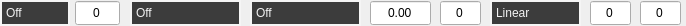
<?xml version="1.0" encoding="UTF-8"?>
<ui version="4.0">
 <class>modlineForm</class>
 <widget class="QWidget" name="modlineForm">
  <property name="geometry">
   <rect>
    <x>0</x>
    <y>0</y>
    <width>686</width>
    <height>26</height>
   </rect>
  </property>
  <property name="windowTitle">
   <string>Form</string>
  </property>
  <property name="styleSheet">
   <string notr="true">/*----------- QComboBox ------------*/
QComboBox
{
	font: 10pt &quot;Futura-Normal&quot;;
	border: 2px solid rgb(245, 245, 245);
	background: rgb(60, 60, 60);
	color: rgb(242, 242, 242);
	padding: 1px 3px 1px 4px;
 }

QComboBox QListView
{
	background-color: rgb(60, 60, 60);
	border: transparent;
	font: 10px &quot;Futura-Normal&quot;;
	color: rgb(242, 242, 242);
	padding-left: 3px;
	padding-right: 3px;
	min-width: 35px;
}

QComboBox::item:alternate
{
	background: rgb(90, 90, 90);
}

QComboBox::item:selected
{
	border: 1px solid transparent;
	background: rgb(0,174,239);
}

QComboBox::indicator
{
	background-color: transparent;
	selection-background-color: transparent;
	color: transparent;
	selection-color: white;
}

QComboBox::drop-down
{
	width: 1px;
	height: 1px;
	subcontrol-origin: margin;
	subcontrol-position: right center;
	border-left-width: 0px;
	border-right-width: 0px;
	border-top-width: 0px;
	border-bottom-width: 0px;
	padding: 1px 1px 1px 4px;
}

QComboBox::disabled
{
	font: 10pt &quot;Futura-Normal&quot;;
	border: 2px solid rgb(100, 100, 100);
	background: rgba(20, 20, 20, 100);
	color: rgb(100, 100, 100);
	padding: 1px 3px 1px 4px;
}

QComboBox::focus
{
	border: 2px solid rgb(0, 174, 239);
}
</string>
  </property>
  <widget class="QComboBox" name="destination">
   <property name="geometry">
    <rect>
     <x>0</x>
     <y>0</y>
     <width>70</width>
     <height>26</height>
    </rect>
   </property>
   <property name="toolTip">
    <string>Sets the type of MIDI message to output.</string>
   </property>
   <property name="styleSheet">
    <string notr="true">/*----------- QComboBox ------------*/
QComboBox
{

}

QComboBox::down-arrow
{
	border: none;
	background: none;
	image: url(:/ui/ui_images/combobox_menu_arrows.png);
	padding-right: 15px;
}

QComboBox::down-arrow:disabled
{
	image: none;
}

QComboBox QListView
{
	min-width: 110px;
}</string>
   </property>
   <item>
    <property name="text">
     <string>Off</string>
    </property>
   </item>
   <item>
    <property name="text">
     <string>Bend</string>
    </property>
   </item>
   <item>
    <property name="text">
     <string>CC</string>
    </property>
   </item>
   <item>
    <property name="text">
     <string>Channel Pressure</string>
    </property>
   </item>
   <item>
    <property name="text">
     <string>Poly Aftertouch</string>
    </property>
   </item>
  </widget>
  <widget class="SelectAllSpinBox" name="cc_number">
   <property name="geometry">
    <rect>
     <x>75</x>
     <y>0</y>
     <width>45</width>
     <height>26</height>
    </rect>
   </property>
   <property name="toolTip">
    <string>Selects the CC# to output. </string>
   </property>
   <property name="frame">
    <bool>true</bool>
   </property>
   <property name="alignment">
    <set>Qt::AlignCenter</set>
   </property>
   <property name="buttonSymbols">
    <enum>QAbstractSpinBox::NoButtons</enum>
   </property>
   <property name="maximum">
    <number>127</number>
   </property>
   <property name="value">
    <number>0</number>
   </property>
  </widget>
  <widget class="QComboBox" name="source_a">
   <property name="geometry">
    <rect>
     <x>130</x>
     <y>0</y>
     <width>111</width>
     <height>26</height>
    </rect>
   </property>
   <property name="toolTip">
    <string>Selects the Source for Voice A.</string>
   </property>
   <property name="styleSheet">
    <string notr="true">/*----------- QComboBox ------------*/
QComboBox
{

}

QComboBox::down-arrow
{
	border: none;
	background: none;
	image: url(:/ui/ui_images/combobox_menu_arrows.png);
	padding-right: 15px;
}

QComboBox QListView
{
	min-width: 135px;
}</string>
   </property>
   <item>
    <property name="text">
     <string>Off</string>
    </property>
   </item>
   <item>
    <property name="text">
     <string>Velocity</string>
    </property>
   </item>
   <item>
    <property name="text">
     <string>Velocity (Inverted)</string>
    </property>
   </item>
   <item>
    <property name="text">
     <string>Pressure</string>
    </property>
   </item>
   <item>
    <property name="text">
     <string>Pressure (Inverted)</string>
    </property>
   </item>
   <item>
    <property name="text">
     <string>Tilt</string>
    </property>
   </item>
   <item>
    <property name="text">
     <string>Tilt (Inverted)</string>
    </property>
   </item>
   <item>
    <property name="text">
     <string>KeyNum</string>
    </property>
   </item>
   <item>
    <property name="text">
     <string>KeyNum (Inverted)</string>
    </property>
   </item>
   <item>
    <property name="text">
     <string>Pedal</string>
    </property>
   </item>
   <item>
    <property name="text">
     <string>Pedal (Inverted)</string>
    </property>
   </item>
  </widget>
  <widget class="QComboBox" name="source_b">
   <property name="geometry">
    <rect>
     <x>250</x>
     <y>0</y>
     <width>111</width>
     <height>26</height>
    </rect>
   </property>
   <property name="toolTip">
    <string>Selcets the Source for Voice B.</string>
   </property>
   <property name="styleSheet">
    <string notr="true">/*----------- QComboBox ------------*/
QComboBox
{

}

QComboBox::down-arrow
{
	border: none;
	background: none;
	image: url(:/ui/ui_images/combobox_menu_arrows.png);
	padding-right: 15px;
}

QComboBox QListView
{
	min-width: 120px;
}</string>
   </property>
   <item>
    <property name="text">
     <string>Off</string>
    </property>
   </item>
   <item>
    <property name="text">
     <string>Velocity</string>
    </property>
   </item>
   <item>
    <property name="text">
     <string>Velocity (Inverted)</string>
    </property>
   </item>
   <item>
    <property name="text">
     <string>Pressure</string>
    </property>
   </item>
   <item>
    <property name="text">
     <string>Pressure (Inverted)</string>
    </property>
   </item>
   <item>
    <property name="text">
     <string>Tilt</string>
    </property>
   </item>
   <item>
    <property name="text">
     <string>Tilt (Inverted)</string>
    </property>
   </item>
   <item>
    <property name="text">
     <string>KeyNum</string>
    </property>
   </item>
   <item>
    <property name="text">
     <string>KeyNum (Inverted)</string>
    </property>
   </item>
   <item>
    <property name="text">
     <string>Pedal</string>
    </property>
   </item>
   <item>
    <property name="text">
     <string>Pedal (Inverted)</string>
    </property>
   </item>
  </widget>
  <widget class="QDoubleSpinBox" name="gain">
   <property name="geometry">
    <rect>
     <x>370</x>
     <y>0</y>
     <width>61</width>
     <height>26</height>
    </rect>
   </property>
   <property name="toolTip">
    <string>Multiplies incoming values by the specified amount. </string>
   </property>
   <property name="alignment">
    <set>Qt::AlignCenter</set>
   </property>
   <property name="buttonSymbols">
    <enum>QAbstractSpinBox::NoButtons</enum>
   </property>
   <property name="minimum">
    <double>-999.000000000000000</double>
   </property>
   <property name="maximum">
    <double>999.990000000000009</double>
   </property>
  </widget>
  <widget class="SelectAllSpinBox" name="offset">
   <property name="geometry">
    <rect>
     <x>440</x>
     <y>0</y>
     <width>41</width>
     <height>26</height>
    </rect>
   </property>
   <property name="toolTip">
    <string>Adds the specified amount to incoming values. </string>
   </property>
   <property name="frame">
    <bool>true</bool>
   </property>
   <property name="alignment">
    <set>Qt::AlignCenter</set>
   </property>
   <property name="buttonSymbols">
    <enum>QAbstractSpinBox::NoButtons</enum>
   </property>
   <property name="minimum">
    <number>-999</number>
   </property>
   <property name="maximum">
    <number>999</number>
   </property>
  </widget>
  <widget class="QComboBox" name="table">
   <property name="geometry">
    <rect>
     <x>490</x>
     <y>0</y>
     <width>91</width>
     <height>26</height>
    </rect>
   </property>
   <property name="toolTip">
    <string>Sets the type of curve to apply &lt;br&gt; to incoming values. </string>
   </property>
   <property name="styleSheet">
    <string notr="true">/*----------- QComboBox ------------*/
QComboBox
{

}

QComboBox::down-arrow
{
	border: none;
	background: none;
	image: url(:/ui/ui_images/combobox_menu_arrows.png);
	padding-right: 15px;
}</string>
   </property>
   <item>
    <property name="text">
     <string>Linear</string>
    </property>
   </item>
   <item>
    <property name="text">
     <string>Sine</string>
    </property>
   </item>
   <item>
    <property name="text">
     <string>Cosine</string>
    </property>
   </item>
   <item>
    <property name="text">
     <string>Exponential</string>
    </property>
   </item>
   <item>
    <property name="text">
     <string>Logarithmic</string>
    </property>
   </item>
   <item>
    <property name="text">
     <string>DeadZone</string>
    </property>
   </item>
  </widget>
  <widget class="SelectAllSpinBox" name="min">
   <property name="geometry">
    <rect>
     <x>590</x>
     <y>0</y>
     <width>41</width>
     <height>26</height>
    </rect>
   </property>
   <property name="toolTip">
    <string>Sets the minimum value that can be output.</string>
   </property>
   <property name="frame">
    <bool>true</bool>
   </property>
   <property name="alignment">
    <set>Qt::AlignCenter</set>
   </property>
   <property name="buttonSymbols">
    <enum>QAbstractSpinBox::NoButtons</enum>
   </property>
   <property name="minimum">
    <number>0</number>
   </property>
   <property name="maximum">
    <number>127</number>
   </property>
  </widget>
  <widget class="SelectAllSpinBox" name="max">
   <property name="geometry">
    <rect>
     <x>640</x>
     <y>0</y>
     <width>41</width>
     <height>26</height>
    </rect>
   </property>
   <property name="toolTip">
    <string>Sets the maximum value that can be output. </string>
   </property>
   <property name="frame">
    <bool>true</bool>
   </property>
   <property name="alignment">
    <set>Qt::AlignCenter</set>
   </property>
   <property name="buttonSymbols">
    <enum>QAbstractSpinBox::NoButtons</enum>
   </property>
   <property name="minimum">
    <number>0</number>
   </property>
   <property name="maximum">
    <number>127</number>
   </property>
  </widget>
  <zorder>cc_number</zorder>
  <zorder>destination</zorder>
  <zorder>source_a</zorder>
  <zorder>source_b</zorder>
  <zorder>gain</zorder>
  <zorder>offset</zorder>
  <zorder>table</zorder>
  <zorder>min</zorder>
  <zorder>max</zorder>
 </widget>
 <customwidgets>
  <customwidget>
   <class>SelectAllSpinBox</class>
   <extends>QSpinBox</extends>
   <header>selectallspinbox.h</header>
  </customwidget>
 </customwidgets>
 <resources/>
 <connections/>
</ui>
